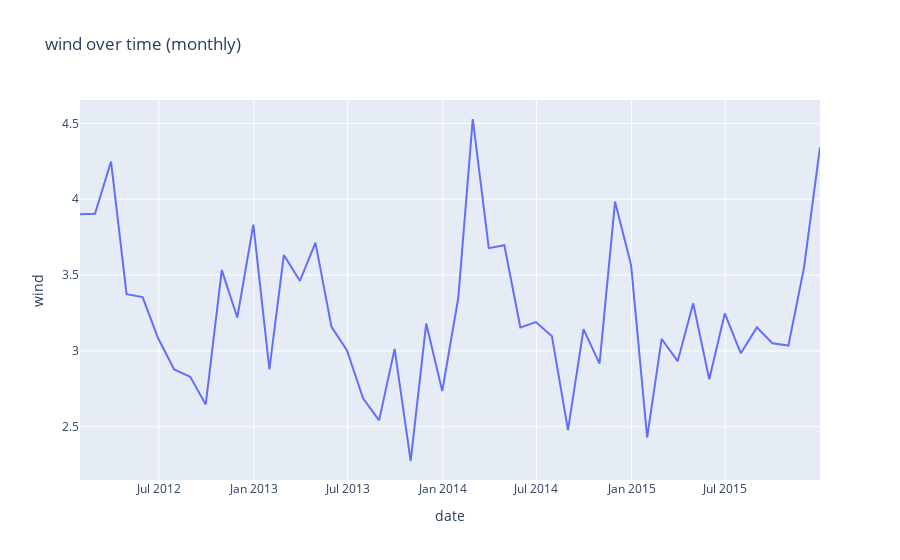

Source (notebook cell):
### Code cell
fig = px.line(weather.resample("M").mean(),y="wind",title="wind over time (monthly)")
fig.show()
